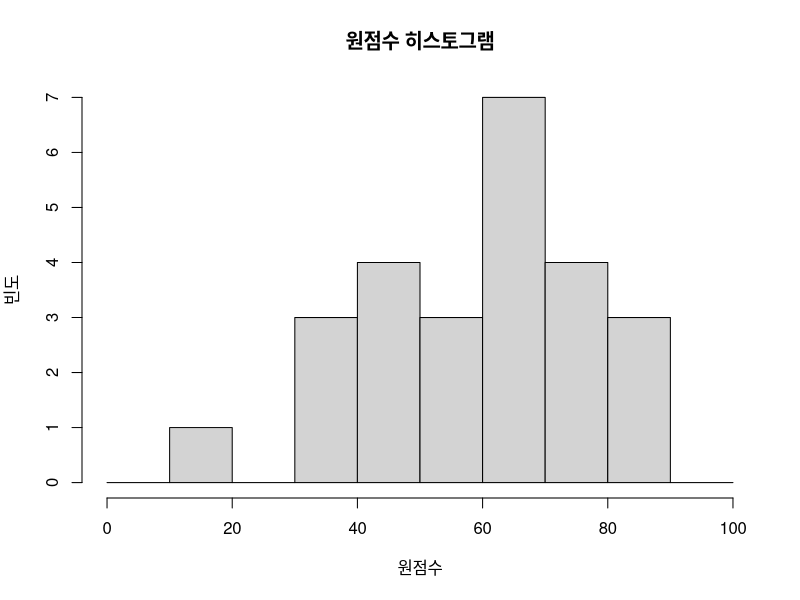
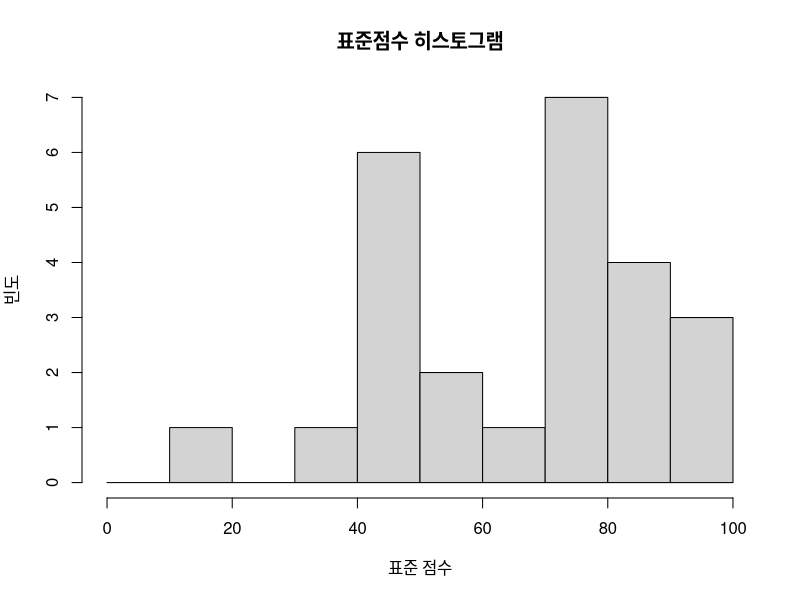
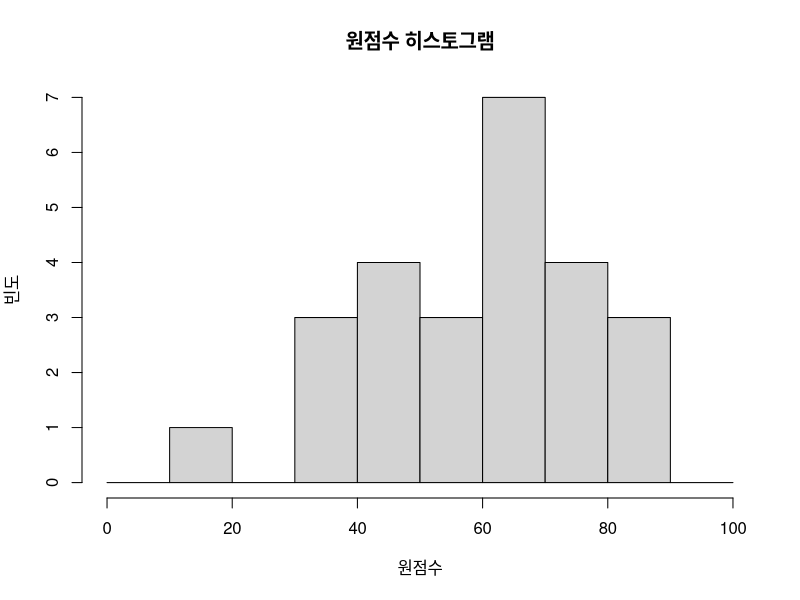
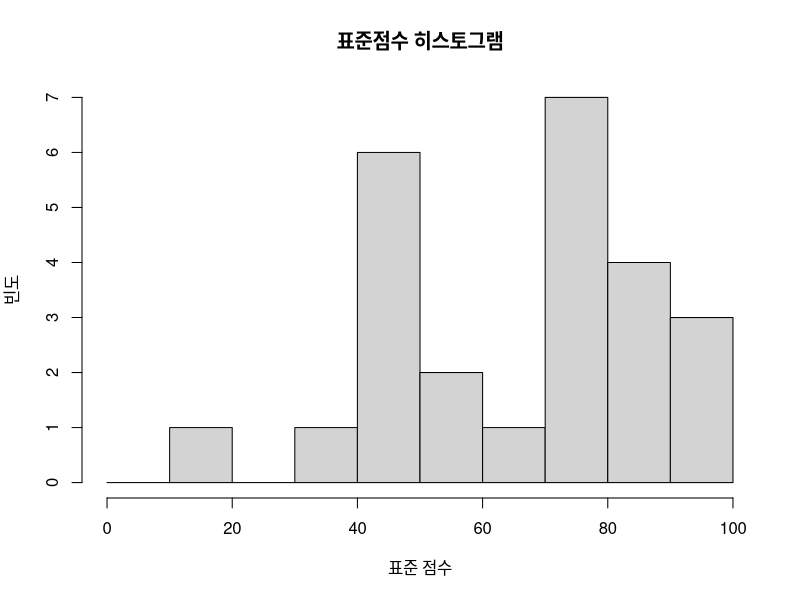

Write the R code that produced these figures, in order.
# Copyright (c) 2018 by 김덕태 & 고등지능기술원. All rights reserved. 
# 이 저작물은 크리에이티브 커먼즈 저작자표시 2.0 대한민국 라이선스에 따라 이용할 수 있습니다. http://creativecommons.org/licenses/by/2.0/kr/ 

## 배점/문제 등급 파일 읽기

set.seed(20180628)
problem_grade <- read.csv("problem_grade.csv", sep="", fileEncoding="UTF-8", row.names=1, check.names=F, colClasses="character", na.strings="")
problem_grade[,] <- lapply(problem_grade, as.numeric)
str(problem_grade)

if (sum(problem_grade["배점",]) != 100
    || !all(problem_grade["배점",] == colSums(problem_grade[c("D","C","B","A","S"),])))
    stop("배점 파일 오류")

grade_score <- rowSums(problem_grade[c("D","C","B","A","S"),])
grade_score

## 등급 기준 원점수 계산

grade_weights <- read.csv("grade_weights.csv", sep="", fileEncoding="UTF-8", row.names=1, check.names=F, colClasses=c("character", "numeric", "numeric", "numeric", "numeric"), na.strings="")
grade_weights

standard_score_thresholds <- double()
for (grade in c("D", "C", "B", "A", "S")) {
    standard_score_thresholds[grade] <- (grade_score["D"] * grade_weights[grade, "D"] + grade_score["C"] * grade_weights[grade, "C"] + grade_score["B"] * grade_weights[grade, "B"] + grade_score["A"] * grade_weights[grade, "A"]) / 100
}
standard_score_thresholds
if ((standard_score_thresholds["D"] > standard_score_thresholds["C"]) |
    (standard_score_thresholds["C"] > standard_score_thresholds["B"]) |
    (standard_score_thresholds["B"] > standard_score_thresholds["A"]) |
    (standard_score_thresholds["A"] > standard_score_thresholds["S"]))
    stop("등급별 기준 원점수 오류")

## 채점 파일 읽기, 검증

scores <- read.csv("score.csv", sep="", fileEncoding="UTF-8", row.names=1, check.names=F, colClasses="character", na.strings="")
scores
str(scores)
student_num <- nrow(scores)
problem_num <- ncol(problem_grade)
if (problem_num != ncol(scores) - 2)
    stop("문항 개수 오류")
missed <- rowSums(is.na(scores)) > 0
if (!all(missed == (scores[,3]=="대체" | scores[,3]=="결시")))
    stop("대체/결시 검증 오류")

## 표준 점수 계산

standard_scoring <- function(score, thresholds) {
    if (score >= thresholds["S"])
        return(100)
    if (score >= thresholds["A"])
        return(80 + ((score - thresholds["A"]) / (thresholds["S"] - thresholds["A"])) * 20)
    if (score >= thresholds["B"])
        return(60 + ((score - thresholds["B"]) / (thresholds["A"] - thresholds["B"])) * 20)
    if (score >= thresholds["C"])
        return(40 + ((score - thresholds["C"]) / (thresholds["B"] - thresholds["C"])) * 20)
    if (score >= thresholds["D"])
        return(20 + ((score - thresholds["D"]) / (thresholds["C"] - thresholds["D"])) * 20)
    return((score / thresholds["D"]) * 20)
}

grade <- scores
grade[3:ncol(grade)] <- NA_real_
grade["총점"] <- NA_real_
grade["표준점수"] <- NA_real_
grade <- grade[c(1:2, length(grade)-1, length(grade), 3:(2+problem_num))]
grade[scores[,3]=="결시", "총점"] <- 0
grade[scores[,3]=="결시", "표준점수"] <- 0
grade[scores[,3]=="결시", 5:(4+problem_num)] <- 0
grade
normals <- which(!missed)

for (i in normals) {
    total_score <- 0
    for (n in names(scores)[3:(2+problem_num)]) {
        grade[i, n] <- as.numeric(scores[i, n])
        total_score <- total_score + grade[i, n]
    }
    grade[i,"총점"] <- total_score
    grade[i,"표준점수"] <- round(standard_scoring(total_score, standard_score_thresholds), digits=1)
}

## 통계 분석

correctness <- round(colMeans(grade[normals, 5:(4+problem_num)], na.rm=T) / problem_grade["배점",] * 100, digits=1)

n <- nrow(grade) +1
grade[n,] <- rep("", ncol(grade))
n <- n+1
grade[n,] <- c("", "정답율(미응시 제외)(%)", "", "", correctness)
n <- n + 1
total_scores <- as.numeric(grade[normals, "총점"])
grade[n,] <- c("", "평균", round(mean(total_scores), digits=1), rep("", problem_num+1))
n <- n + 1
grade[n,] <- c("", "중간", round(median(total_scores), digits=1), rep("", problem_num+1))
n <- n + 1
grade[n,] <- c("", "최소", round(min(total_scores), digits=1), rep("", problem_num+1))
n <- n + 1
grade[n,] <- c("", "최대", round(max(total_scores), digits=1), rep("", problem_num+1))
n <- n + 1
grade[n,] <- c("", "4분위값", round(quantile(total_scores), digits=1), rep("", problem_num-3))
n <- n + 1
grade[n,] <- c("", "표준편차", round(sd(total_scores) * sqrt((length(total_scores)-1)/length(total_scores)), digits=1), rep("", problem_num+1))
n <- n + 1
grade[n,] <- c("", "등급", "D", "C", "B", "A", "S", rep("", problem_num-3))
n <- n + 1
grade[n,] <- c("", "문제 등급별 총점", grade_score["D"], grade_score["C"], grade_score["B"], grade_score["A"], grade_score["S"], rep("", problem_num-3))
n <- n + 1
grade[n,] <- c("", "등급 기준 원점수", standard_score_thresholds["D"], standard_score_thresholds["C"], standard_score_thresholds["B"], standard_score_thresholds["A"], standard_score_thresholds["S"], rep("", problem_num-3))
summary(total_scores)
grade
tail(grade, n=9)
hist(total_scores, breaks=seq(0,100,10), right=F, main="원점수 히스토그램", xlab="원점수", ylab="빈도")
standard_score <- as.numeric(grade[normals, "표준점수"])
hist(standard_score, breaks=seq(0,100,10), right=F, main="표준점수 히스토그램", xlab="표준 점수", ylab="빈도")

## 채점 파일 저장

write.csv(grade, "grade.csv", row.names=F)
svg("total_score_histogram.svg", family="Gulim")
hist(total_scores, breaks=seq(0,100,10), right=F, main="원점수 히스토그램", xlab="원점수", ylab="빈도")
dev.off()
svg("standard_score_histogram.svg", family="Gulim")
hist(standard_score, breaks=seq(0,100,10), right=F, main="표준점수 히스토그램", xlab="표준 점수", ylab="빈도")
dev.off()

## 공개용 채점 파일 저장

grade_pub <- grade[2:ncol(grade)]
grade_pub[1:student_num, "학번"] <- sapply(grade_pub[1:student_num, "학번"], function(x) return(substr(x, nchar(x)-3, nchar(x))))
indices_pub <- sample(student_num)
grade_pub <- rbind(grade_pub[indices_pub,], grade_pub[-indices_pub,])
write.csv(grade_pub, "grade_public.csv", row.names=F)
